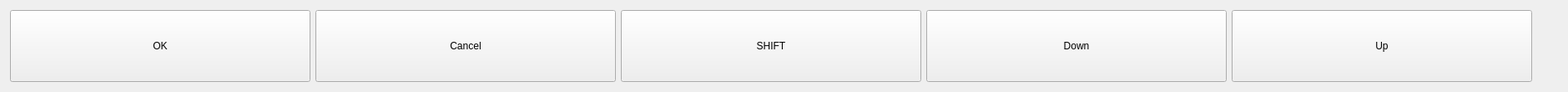
<?xml version="1.0" encoding="UTF-8"?>
<ui version="4.0">
 <class>KbdWidget</class>
 <widget class="QWidget" name="KbdWidget">
  <property name="geometry">
   <rect>
    <x>0</x>
    <y>0</y>
    <width>1879</width>
    <height>110</height>
   </rect>
  </property>
  <property name="sizePolicy">
   <sizepolicy hsizetype="Minimum" vsizetype="Minimum">
    <horstretch>0</horstretch>
    <verstretch>0</verstretch>
   </sizepolicy>
  </property>
  <property name="maximumSize">
   <size>
    <width>1879</width>
    <height>16777215</height>
   </size>
  </property>
  <property name="windowTitle">
   <string>Form</string>
  </property>
  <layout class="QHBoxLayout" name="horizontalLayout_2">
   <property name="leftMargin">
    <number>3</number>
   </property>
   <property name="topMargin">
    <number>3</number>
   </property>
   <property name="rightMargin">
    <number>3</number>
   </property>
   <property name="bottomMargin">
    <number>3</number>
   </property>
   <item>
    <widget class="QStackedWidget" name="stackedWidget">
     <property name="sizePolicy">
      <sizepolicy hsizetype="Preferred" vsizetype="Minimum">
       <horstretch>0</horstretch>
       <verstretch>0</verstretch>
      </sizepolicy>
     </property>
     <property name="currentIndex">
      <number>1</number>
     </property>
     <widget class="QWidget" name="pageMain">
      <layout class="QHBoxLayout" name="horizontalLayout">
       <item>
        <widget class="QPushButton" name="btnK1">
         <property name="text">
          <string>K1</string>
         </property>
        </widget>
       </item>
       <item>
        <widget class="QPushButton" name="btnK2">
         <property name="text">
          <string>K2</string>
         </property>
        </widget>
       </item>
       <item>
        <widget class="QPushButton" name="btnK3">
         <property name="text">
          <string>K3</string>
         </property>
        </widget>
       </item>
       <item>
        <widget class="QPushButton" name="btnK4">
         <property name="text">
          <string>K4</string>
         </property>
        </widget>
       </item>
       <item>
        <widget class="QPushButton" name="btnK5">
         <property name="text">
          <string>K5</string>
         </property>
        </widget>
       </item>
      </layout>
     </widget>
     <widget class="QWidget" name="pageEdit">
      <layout class="QHBoxLayout" name="horizontalLayout_3">
       <item>
        <widget class="QPushButton" name="btnOK">
         <property name="sizePolicy">
          <sizepolicy hsizetype="Minimum" vsizetype="Minimum">
           <horstretch>0</horstretch>
           <verstretch>0</verstretch>
          </sizepolicy>
         </property>
         <property name="minimumSize">
          <size>
           <width>360</width>
           <height>0</height>
          </size>
         </property>
         <property name="maximumSize">
          <size>
           <width>380</width>
           <height>16777215</height>
          </size>
         </property>
         <property name="text">
          <string>OK</string>
         </property>
         <property name="icon">
          <iconset resource="icons.qrc">
           <normaloff>:/ico/ico/checkmark.png</normaloff>:/ico/ico/checkmark.png</iconset>
         </property>
         <property name="iconSize">
          <size>
           <width>32</width>
           <height>32</height>
          </size>
         </property>
        </widget>
       </item>
       <item>
        <widget class="QPushButton" name="btnCancel">
         <property name="sizePolicy">
          <sizepolicy hsizetype="Minimum" vsizetype="Minimum">
           <horstretch>0</horstretch>
           <verstretch>0</verstretch>
          </sizepolicy>
         </property>
         <property name="minimumSize">
          <size>
           <width>360</width>
           <height>0</height>
          </size>
         </property>
         <property name="maximumSize">
          <size>
           <width>380</width>
           <height>16777215</height>
          </size>
         </property>
         <property name="text">
          <string>Cancel</string>
         </property>
         <property name="icon">
          <iconset resource="icons.qrc">
           <normaloff>:/ico/ico/cancel.png</normaloff>:/ico/ico/cancel.png</iconset>
         </property>
         <property name="iconSize">
          <size>
           <width>32</width>
           <height>32</height>
          </size>
         </property>
        </widget>
       </item>
       <item>
        <widget class="QPushButton" name="btnShift">
         <property name="sizePolicy">
          <sizepolicy hsizetype="Minimum" vsizetype="Minimum">
           <horstretch>0</horstretch>
           <verstretch>0</verstretch>
          </sizepolicy>
         </property>
         <property name="minimumSize">
          <size>
           <width>360</width>
           <height>0</height>
          </size>
         </property>
         <property name="maximumSize">
          <size>
           <width>380</width>
           <height>16777215</height>
          </size>
         </property>
         <property name="text">
          <string>SHIFT</string>
         </property>
         <property name="iconSize">
          <size>
           <width>64</width>
           <height>64</height>
          </size>
         </property>
         <property name="checkable">
          <bool>true</bool>
         </property>
         <property name="checked">
          <bool>false</bool>
         </property>
        </widget>
       </item>
       <item>
        <widget class="QPushButton" name="btnDown">
         <property name="sizePolicy">
          <sizepolicy hsizetype="Minimum" vsizetype="Minimum">
           <horstretch>0</horstretch>
           <verstretch>0</verstretch>
          </sizepolicy>
         </property>
         <property name="minimumSize">
          <size>
           <width>360</width>
           <height>0</height>
          </size>
         </property>
         <property name="maximumSize">
          <size>
           <width>380</width>
           <height>16777215</height>
          </size>
         </property>
         <property name="text">
          <string>Down</string>
         </property>
         <property name="icon">
          <iconset resource="icons.qrc">
           <normaloff>:/ico/ico/arm_down.png</normaloff>:/ico/ico/arm_down.png</iconset>
         </property>
         <property name="iconSize">
          <size>
           <width>32</width>
           <height>32</height>
          </size>
         </property>
        </widget>
       </item>
       <item>
        <widget class="QPushButton" name="btnUp">
         <property name="sizePolicy">
          <sizepolicy hsizetype="Minimum" vsizetype="Minimum">
           <horstretch>0</horstretch>
           <verstretch>0</verstretch>
          </sizepolicy>
         </property>
         <property name="minimumSize">
          <size>
           <width>360</width>
           <height>0</height>
          </size>
         </property>
         <property name="maximumSize">
          <size>
           <width>380</width>
           <height>16777215</height>
          </size>
         </property>
         <property name="text">
          <string>Up</string>
         </property>
         <property name="icon">
          <iconset resource="icons.qrc">
           <normaloff>:/ico/ico/arm_up.png</normaloff>:/ico/ico/arm_up.png</iconset>
         </property>
         <property name="iconSize">
          <size>
           <width>32</width>
           <height>32</height>
          </size>
         </property>
        </widget>
       </item>
       <item>
        <spacer name="horizontalSpacer">
         <property name="orientation">
          <enum>Qt::Horizontal</enum>
         </property>
         <property name="sizeHint" stdset="0">
          <size>
           <width>0</width>
           <height>0</height>
          </size>
         </property>
        </spacer>
       </item>
       <item>
        <widget class="QLabel" name="labelSymbols">
         <property name="maximumSize">
          <size>
           <width>380</width>
           <height>16777215</height>
          </size>
         </property>
        </widget>
       </item>
      </layout>
     </widget>
    </widget>
   </item>
  </layout>
 </widget>
 <resources>
  <include location="icons.qrc"/>
 </resources>
 <connections/>
</ui>
